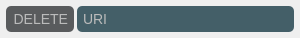
<?xml version="1.0" encoding="UTF-8"?>
<ui version="4.0">
 <class>RequestItem</class>
 <widget class="QWidget" name="RequestItem">
  <property name="geometry">
   <rect>
    <x>0</x>
    <y>0</y>
    <width>300</width>
    <height>38</height>
   </rect>
  </property>
  <property name="sizePolicy">
   <sizepolicy hsizetype="Minimum" vsizetype="Fixed">
    <horstretch>0</horstretch>
    <verstretch>0</verstretch>
   </sizepolicy>
  </property>
  <property name="windowTitle">
   <string>Form</string>
  </property>
  <property name="styleSheet">
   <string notr="true">QLabel {
	background-color: #595b5d;
	color: #bbbbbb;
	border: none;
	padding: 3px;
	border-radius: 5px;
	font-size: 14px;
}

#RequestItem {
	background: none;
	background-color: none;
}</string>
  </property>
  <layout class="QVBoxLayout" name="verticalLayout">
   <property name="spacing">
    <number>3</number>
   </property>
   <property name="leftMargin">
    <number>6</number>
   </property>
   <property name="topMargin">
    <number>6</number>
   </property>
   <property name="rightMargin">
    <number>6</number>
   </property>
   <property name="bottomMargin">
    <number>6</number>
   </property>
   <item>
    <layout class="QHBoxLayout" name="horizontalLayout" stretch="0,1">
     <property name="spacing">
      <number>3</number>
     </property>
     <item>
      <widget class="QLabel" name="verbLabel">
       <property name="sizePolicy">
        <sizepolicy hsizetype="Preferred" vsizetype="Minimum">
         <horstretch>0</horstretch>
         <verstretch>0</verstretch>
        </sizepolicy>
       </property>
       <property name="minimumSize">
        <size>
         <width>50</width>
         <height>0</height>
        </size>
       </property>
       <property name="layoutDirection">
        <enum>Qt::LeftToRight</enum>
       </property>
       <property name="text">
        <string>DELETE</string>
       </property>
       <property name="alignment">
        <set>Qt::AlignRight|Qt::AlignTrailing|Qt::AlignVCenter</set>
       </property>
      </widget>
     </item>
     <item>
      <widget class="QLabel" name="uriLabel">
       <property name="styleSheet">
        <string notr="true">#uriLabel {
	background-color: #445F68;
}</string>
       </property>
       <property name="text">
        <string>URI</string>
       </property>
       <property name="wordWrap">
        <bool>true</bool>
       </property>
      </widget>
     </item>
    </layout>
   </item>
  </layout>
 </widget>
 <resources/>
 <connections/>
</ui>
